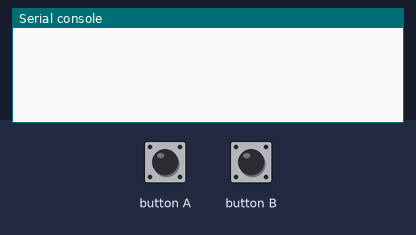
Recording of a program running on a simulated BBC micro:bit (MakeCode). On the bench: the last lines printed to the serial console. The test bench sets the inputs (shaded band). Random numbers come from a fixed seed; no radio messages arrive unless stated (any console line starting 'radio sent:' is added by the test bench).

Above: at 1.2 s.
1.3 s: button A pressed for 0.15 s
At 2.2 s:
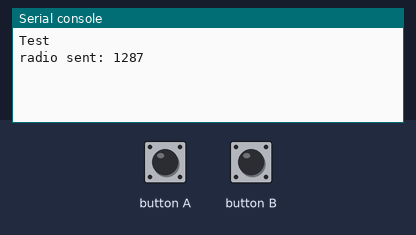
2.9 s: button B pressed for 0.15 s
At 3.4 s:
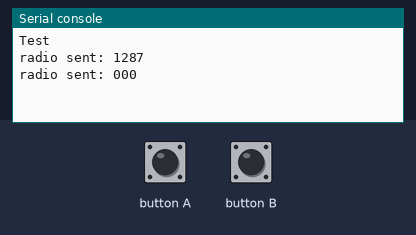
4.5 s: button A pressed for 0.15 s
At 5.8 s:
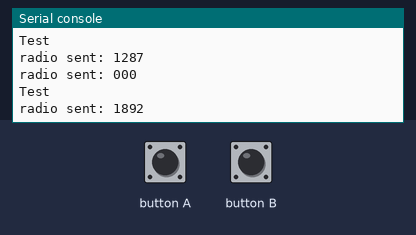

Measured:
- after the input at 1.3 s, the serial console: prints a new line after 0.15 s (image 1)
- after the input at 2.9 s, the serial console: prints a new line after 0.15 s (image 2)
- after the input at 4.5 s, the serial console: prints a new line after 0.15 s (image 3)

The program:

main.ts
```typescript
let listeTAN = ["345", "786", "775", "773", "geheim", "nochGeheimer", "ABC"]
let i = 0
input.onButtonPressed(Button.A, function on_button_pressed_a() {

    serial.writeString("" + "Test\r\n")
    // code verbessern
    radio.sendString("" + 11 * randint(100, 200))
})
input.onButtonPressed(Button.B, function on_button_pressed_b() {
    radio.sendString("000")
})
function on_received_string(receivedString: any) {
    serial.writeString("" + receivedString + "\r\n")

    //  wenn received in listeTAN:   # code verbessern !!!
    if (listeTAN.indexOf(receivedString) >= 0) {
        basic.showIcon(IconNames.Happy)
    }

}
```

test.ts
```typescript
// Hier kann man Tests durchführen; diese Datei wird nicht kompiliert, wenn dieses Paket als Erweiterung verwendet wird.
```
